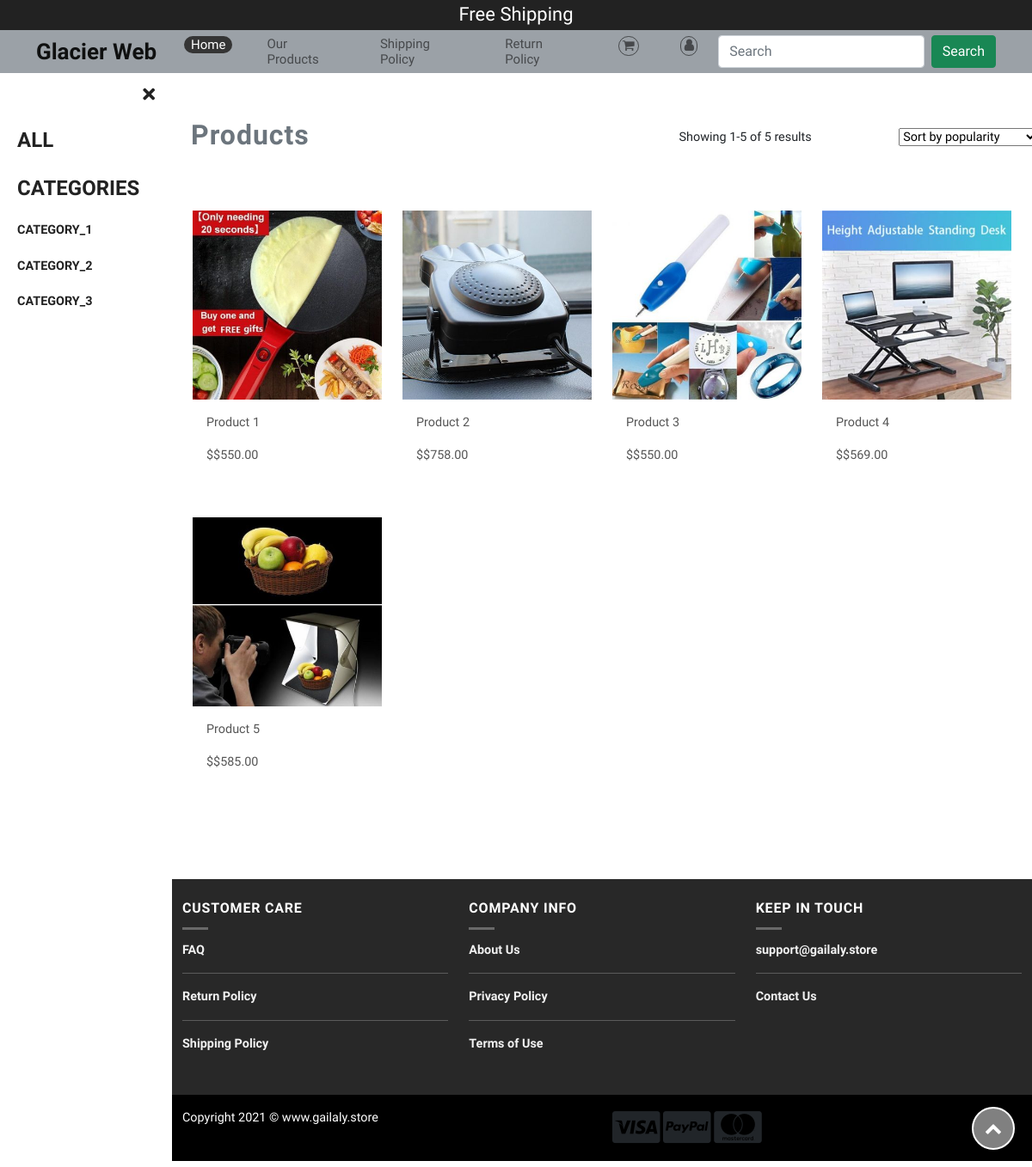
The app's page /all_product/, older data.
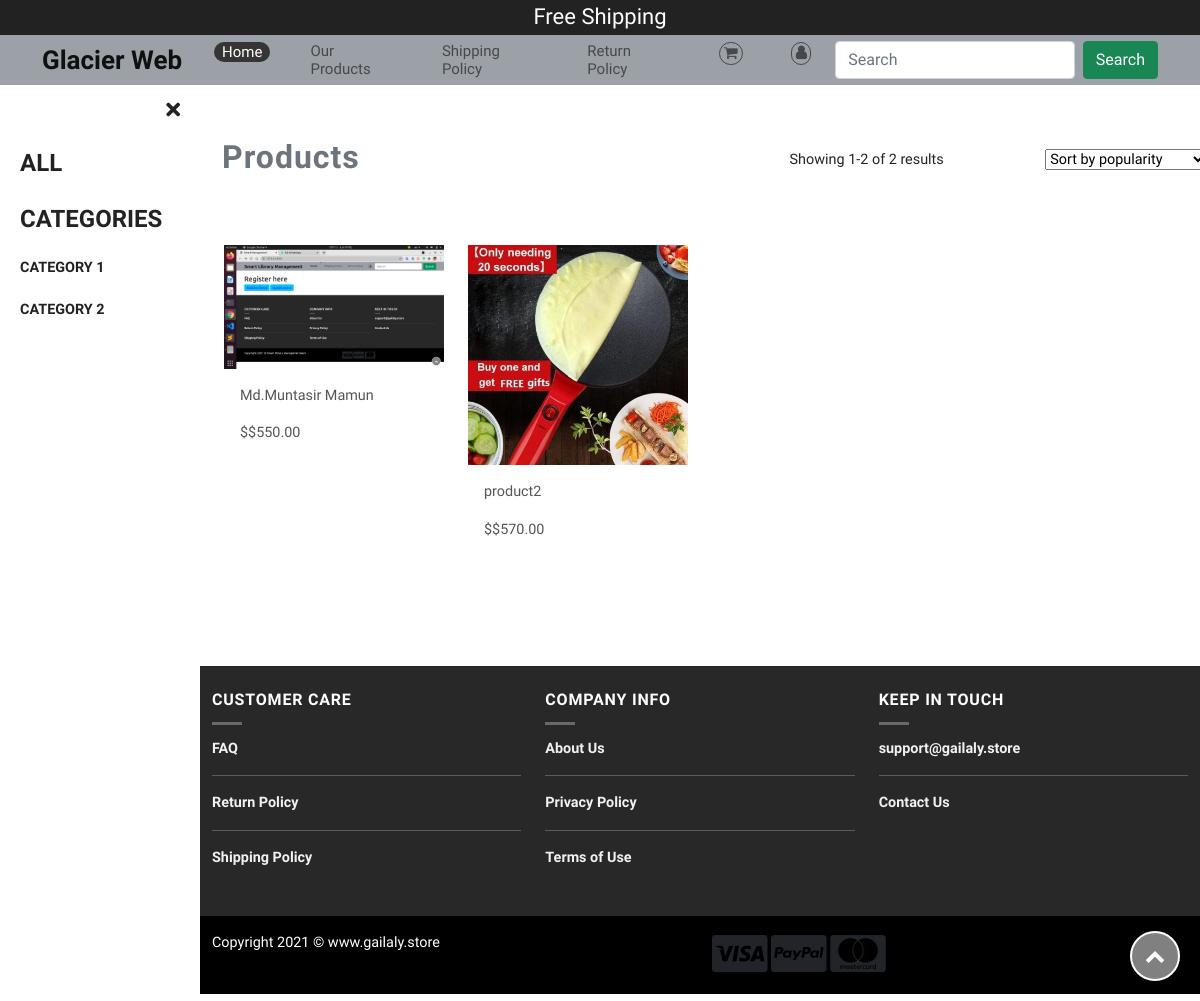
The same page, newer data.
### eshop/models.py (models this page shows, shortened)
class Category(models.Model):
    name = models.CharField(max_length=200, db_index=True)
    slug = models.SlugField(max_length=200,unique=True)
    class Meta:
        ordering = ('name',)
        verbose_name = 'category'
        verbose_name_plural = 'categories'
    def get_absolute_url(self):
        return reverse("eshop:product_list_by_category", args=[self.slug])

class Product(models.Model):
    category = models.ForeignKey(Category,related_name='products',on_delete=models.CASCADE)
    seller = models.ForeignKey(Seller,related_name='products', on_delete=models.CASCADE)
    name = models.CharField(max_length=200, db_index=True)
    slug = models.SlugField(max_length=200, db_index=True)
    image = models.ImageField(upload_to='media/%m/',blank=True)
    description = models.TextField(blank=True)
    price = models.DecimalField(max_digits=10, decimal_places=2)
    available = models.BooleanField(default=True)
    created = models.DateTimeField(auto_now_add=True)
    updated = models.DateTimeField(auto_now=True)
    weight = models.IntegerField(blank=True)
    class Meta:
        ordering = ('name',)
        index_together = (('id','slug'),)
    def get_absolute_url(self):
        return reverse("eshop:product_detail", args=[self.id, self.slug])

### eshop/views.py (the view)
# urls.py: path('all_product/',views.all_product, name='all_product'),
def all_product(request, category_slug=None):
    category = None
    categories = Category.objects.all()
    products = Product.objects.filter(available=True)
    paginator=Paginator(products,12)
    page=request.GET.get('page')
    paged_products=paginator.get_page(page)
    if category_slug:
        category = get_object_or_404(Category, slug=category_slug)
        products = products.filter(category=category)
        paginator=Paginator(products,12)
        page=request.GET.get('page')
        paged_products=paginator.get_page(page)
    return render(request,'our_products.html',
                                {'category':category,
                                'categories':categories,
                                'products':paged_products})

### cart/cart.py (called while the page is built)
    def __len__(self):
        return sum(item['quantity'] for item in self.cart.values())

### cart/context_processors.py (called while the page is built)
def cart(request):
    return {'cart': Cart(request)}

### eshop/templates/our_products.html (shortened to what this page needs)
{% load static %}
<!DOCTYPE html>
<html lang="en">
<head>
    <link href="https://use.fontawesome.com/releases/v5.0.6/css/all.css" rel="stylesheet" />
    <link rel="stylesheet" href="https://stackpath.bootstrapcdn.com/font-awesome/4.7.0/css/font-awesome.min.css" />
    <link href="https://cdn.jsdelivr.net/npm/bootstrap@5.0.0-beta2/dist/css/bootstrap.min.css" rel="stylesheet" />
    <link rel="stylesheet" href="{% static 'assets/css/style.css' %}" />
</head>
<body>
    <div class="container-fulid topbar mb-0">
        <p>Free Shipping </p>
    </div>
    <div class="page-wrapper chiller-theme toggled">
        <nav id="navbar_top" class="navbar navbar-expand-lg navbar-light bg-light topnavbar">
            <div class="container">
                <a class="navbar-brand" href="{% url 'eshop:product_list' %}" id="BrandName">Glacier Web</a>
                <div class="collapse navbar-collapse order-1" id="navbarSupportedContent">
                    <ul class="navbar-nav ms-auto mb-2 mb-lg-0">
                        <li class="nav-item">
                            <a class="nav-link active" aria-current="page" href="{% url 'eshop:product_list' %}">Home</a>
                        </li>
                        <li class="nav-item">
                            <a class="nav-link shipping" href="{% url 'eshop:all_product' %}">Our Products</a>
                        </li>
                        <li class="nav-item">
                            <a class="nav-link shipping" href="#">Shipping Policy</a>
                        </li>
                        <li class="nav-item">
                            <a class="nav-link" href="#">Return Policy</a>
                        </li>
                        {% with total_items=cart|length %} {% if total_items > 0 %}
                            <li class="nav-item">
                                <a class="nav-link" href="{% url 'cart:cart_detail' %}">
                                    <i class="fa fa-shopping-cart cart " data-toggle="tooltip" data-placement="bottom" data-original-title="Tooltip on bottom" class="red-tooltip" title="{{ total_items }} item{{ total_items|pluralize }},${{ cart.get_total_price }}" aria-hidden="true"></i>
                                </a>
                            </li>
                            {% else %}
                            <li class="nav-item">
                                <a class="nav-link" href="#">
                                    <i class="fa fa-shopping-cart cart " data-toggle="tooltip" data-placement="bottom" data-original-title="Tooltip on bottom" class="red-tooltip" title="No Product in the Cart" aria-hidden="true"></i>
                                </a>
                            </li>
                        {% endif %} {% endwith %}
                        <li class="nav-item">
                            <a class="nav-link" href="#">
                                <i class="fa fa-user user" aria-hidden="true"></i>
                            </a>
                        </li>
                    </ul>
                    <form class="d-flex">
                        <input class="form-control me-2" type="search" placeholder="Search" aria-label="Search">
                        <button class="btn btn-success" type="submit">Search</button>
                    </form>
                </div>
            </div>
        </nav>
        <nav id="sidebar" class="sidebar-wrapper">
            <div class="sidebar-content">
                <div class="sidebar-brand">
                    <div id="close-sidebar" class="ms-auto">
                        <i class="fas fa-times"></i>
                    </div>
                </div>
                <div id="sidebar-wrapper">
                    <ul class="sidebar-nav">
                        <li class="sidebar-brand" {% if not category %} class="selected" {% endif %}>
                            <a class="category" href="{% url 'eshop:all_product' %}">All</a>
                        </li>
                        <li class="sidebar-brand "> <a class="category"> Categories </a> </li>
                        {% for c in categories %}
                        <li class="sidebar-brand" {% if category.slug == c.slug %}class="selected" {% endif %}>
                            <a href="{{ c.get_absolute_url }}">{{ c.name }}</a>
                        </li>
                        {% endfor %}
                    </ul>
                </div>
            </div>
        </nav>
        <main class="page-content">
            <div class="container">
                <div class="row mt-5 allproducts">
                    <div class="col-lg-6 col-md-6 col-sm-6">
                        <nav aria-label="breadcrumb text-center">
                            <ol class="breadcrumb" style="background-color: #fff!important;">
                                <li class="breadcrumb-item product active" aria-current="page">
                                    {% if category %}{{ category.name }}{% else %}Products{% endif %}
                                </li>
                            </ol>
                        </nav>
                    </div>
                    <div class="col-lg-4 col-md-4 col-sm-4 mt-3 text-center">
                        <p id="showproduct">Showing {{ products.start_index }}-{{ products.end_index }} of {{ products.paginator.count }} results</p>
                    </div>
                    <div class="col-lg-2 col-md-2 col-sm-2 mt-3">
                        <select class="nice-select" name="price">
                                                <option>Sort by popularity</option>
                                            </select>
                    </div>
                </div>
                <section id="portfolio" class="portfolio mt-5 mb-3">
                    <div class="container">
                        <div class="row portfolio-container" data-aos="fade-up" data-aos-delay="200">
                            {% for product in products %}
                            <div class="col-lg-3 col-md-4 col-sm-4 portfolio-item filter-app">
                                <div class="portfolio-wrap" onclick="window.location = ('{{ product.get_absolute_url }}')">
                                    <img width="400" height="400" src="{% if product.image %}{{ product.image.url }}{% else %}{% static ' img/no_image.png ' %}{% endif %}" class="img-fluid" alt="" />
                                </div>
                                <div class="card-body">
                                    <a href="{{ product.get_absolute_url }}" style="text-decoration: none; color: #555">
                                        <p class="card-text">
                                            {{ product.name }}
                                        </p>
                                        <p>
                                            <span>$${{ product.price }}</span>
                                        </p>
                                    </a>
                                </div>
                            </div>
                            {% endfor %}
                        </div>
                        <div class="row ">
                        </div>
                    </div>
                </section>
            </div>
            <section class="footer">
                <div class="container py-4">
                    <div class="row">
                        <div class="col-lg-4 col-md-4 col-sm-4 mb-4">
                            <h6 class="text-uppercase">customer care</h6>
                            <div class="is-divider small" style="
                              background-color: rgba(255, 255, 255, 0.3) !important;
                            "></div>
                            <p class="text-uppercase">faq</p>
                            <hr style="border-color: rgba(255, 255, 255, 0.08)" />
                            <p>Return Policy</p>
                            <hr style="border-color: rgba(255, 255, 255, 0.08)" />
                            <p>Shipping Policy</p>
                        </div>
                        <div class="col-lg-4 col-md-4 col-sm-4 mb-4">
                            <h6 class="text-uppercase">company info</h6>
                            <div class="is-divider small" style="
                              background-color: rgba(255, 255, 255, 0.3) !important;
                            "></div>
                            <p>About Us</p>
                            <hr style="border-color: rgba(255, 255, 255, 0.08)" />
                            <p>Privacy Policy</p>
                            <hr style="border-color: rgba(255, 255, 255, 0.08)" />
                            <p>Terms of Use</p>
                        </div>
                        <div class="col-lg-4 col-md-4 col-sm-4">
                            <h6 class="text-uppercase">keep in touch</h6>
                            <div class="is-divider small" style="
                              background-color: rgba(255, 255, 255, 0.3) !important;
                            "></div>
                            <p>support@gailaly.store</p>
                            <hr style="border-color: rgba(255, 255, 255, 0.08)" />
                            <p>Contact Us</p>
                        </div>
                    </div>
                </div>
            </section>
            <footer style="background-color: #000000">
                <div class="container">
                    <div class="row">
                        <div class="col-md-6 mt-3 mb-4">
                            <p style="color: #fff">
                                Copyright 2021 © www.gailaly.store
                            </p>
                        </div>
                        <div class="col-md-6 mt-3 mb-6">
                            <i class="fa fa-3x fa-cc-visa" aria-hidden="true"></i>
                            <i class="fa fa-3x fa-cc-paypal" aria-hidden="true"></i>
                            <i class="fa fa-3x fa-cc-mastercard" aria-hidden="true"></i>
                        </div>
                    </div>
                </div>
            </footer>
            <button onclick="topFunction()" id="myBtn" title="Go to top">
                <i class="fa fa-chevron-up" aria-hidden="true"></i>
            </button>
        </main>
    </div>
</body>
</html>

Row changes from the older to the newer data that the page shows:
removed Category: name "CATEGORY_3"
removed Product: image (picture), name "Product 1", price "550.00"
removed Product: image (picture), name "Product 2", price "758.00"
removed Product: image (picture), name "Product 3", price "550.00"
removed Product: image (picture), name "Product 4", price "569.00"
removed Product: image (picture), name "Product 5", price "585.00"
changed Category: name "CATEGORY_1" → "CATEGORY 1"
changed Category: name "CATEGORY_2" → "CATEGORY 2"
added Product: image (picture), name "Md.Muntasir Mamun", price "550.00"
added Product: image (picture), name "product2", price "570.00"
Text that changed along with them:
{{ products.end_index }}: "5" → "2"
{{ products.paginator.count }}: "5" → "2"
